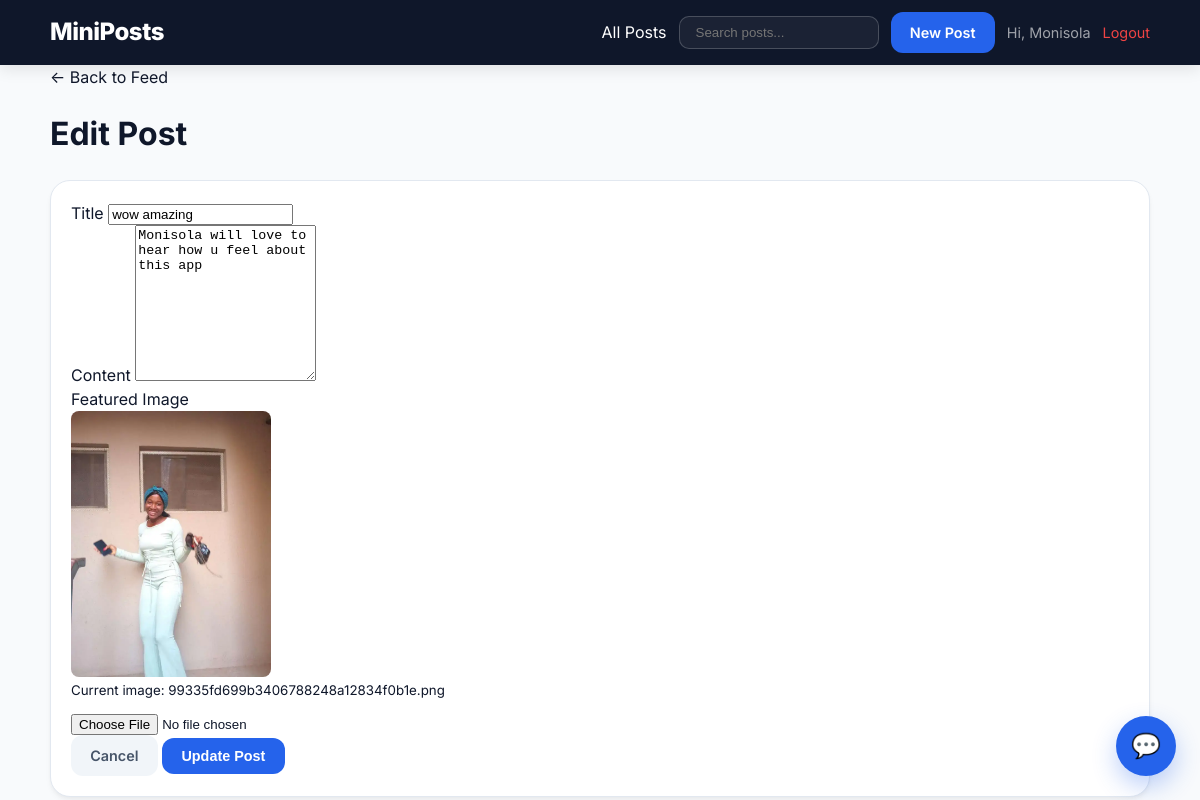
Page /posts/2/edit (signed in) on the committed database.
### tables this page shows
CREATE TABLE posts (
                id INTEGER PRIMARY KEY AUTOINCREMENT,
                title TEXT NOT NULL,
                content TEXT NOT NULL,
                image TEXT,
                created_at TEXT NOT NULL,
                updated_at TEXT NOT NULL
            , user_id INTEGER);

### app.py (the view)
@app.route("/posts/<int:post_id>/edit")
def edit_post(post_id):
    if "user_id" not in session:
        flash("Please login first.", "error")
        return redirect(url_for("login"))
    with get_db() as conn:
        post = conn.execute("SELECT * FROM posts WHERE id=?", (post_id,)).fetchone()
    if not post:
        flash("Post not found!", "error")
        return redirect(url_for("index"))
    if post["user_id"] != session["user_id"]:
        flash("You can only edit your own posts!", "error")
        return redirect(url_for("index"))
    return render_template("form.html", post=post)

### app.py (called while the page is built)
def get_db():
    conn = sqlite3.connect(DB_PATH)
    conn.row_factory = sqlite3.Row
    return conn

### templates/form.html
{% extends "base.html" %}
{% block content %}
<div class="page-head">
    <a href="{{ url_for('index') }}" class="breadcrumb">← Back to Feed</a>
    <h1>{% if post %}Edit Post{% else %}New Post{% endif %}</h1>
</div>
<div class="card">
    <form action="{% if post %}{{ url_for('update_post', post_id=post.id) }}{% else %}{{ url_for('create_post') }}{% endif %}"
          method="POST"
          enctype="multipart/form-data">
        <div class="field">
            <span>Title</span>
            <input type="text" name="title" value="{{ post.title if post else '' }}" required placeholder="Enter post title...">
        </div>
        <div class="field">
            <span>Content</span>
            <textarea name="content" rows="10" required placeholder="Write your post content here...">{{ post.content if post else '' }}</textarea>
        </div>
        <div class="field">
            <span>Featured Image</span>
            {% if post and post.image %}
                <div style="margin-bottom: 10px;">
                    <img src="{{ url_for('static', filename='uploads/' + post.image) }}" style="max-width: 200px; border-radius: 8px; display: block;">
                    <small class="muted">Current image: {{ post.image }}</small>
                </div>
            {% endif %}
            <input type="file" name="image" accept="image/*">
        </div>
        <div class="form-actions">
            <a href="{{ url_for('index') }}" class="btn btn-ghost">Cancel</a>
            <button type="submit" class="btn btn-primary">
                {% if post %}Update Post{% else %}Publish Post{% endif %}
            </button>
        </div>
    </form>
</div>
{% endblock %}

### static/css/style.css (style rules this page uses)
* { box-sizing: border-box; }
body { margin: 0; font-family: 'Inter', -apple-system, BlinkMacSystemFont, "Segoe UI", Roboto, Helvetica, Arial, sans-serif; color: #0f172a; background: #f8fafc; line-height: 1.5; }
a { color: inherit; text-decoration: none; transition: 0.2s; }
.card { background: #fff; border: 1px solid #e2e8f0; border-radius: 20px; padding: 1.25rem; display: flex; flex-direction: column; height: 100%; box-shadow: 0 4px 6px -1px rgba(0, 0, 0, 0.05), 0 2px 4px -1px rgba(0, 0, 0, 0.03); transition: transform 0.2s, box-shadow 0.2s; }
.btn { display: inline-flex; align-items: center; justify-content: center; padding: 0.6rem 1.2rem; border-radius: 12px; font-weight: 600; font-size: 0.9rem; cursor: pointer; border: none; transition: 0.2s; }
.btn-primary { background: #2563eb; color: #fff; }
.btn-ghost { background: #f1f5f9; color: #475569; }

### rows in the picture
posts: title "wow amazing", content "Monisola will love to hear how u feel about this app", image (picture), image "99335fd699b3406788248a12834f0b1e.png"

### other values in the picture
{{ session.username }} "Monisola"
